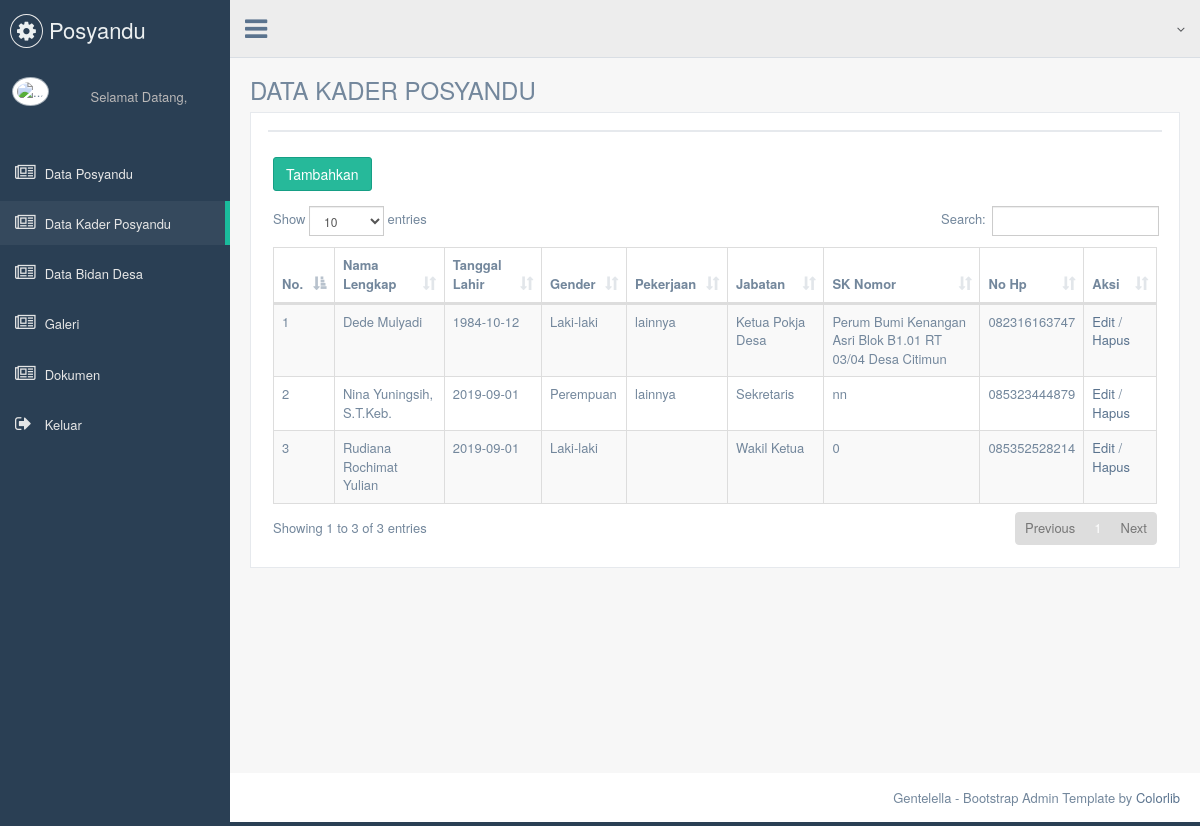
/pokjanal/tampil_kader.php, run on the app's committed database.
### tables this page shows
CREATE TABLE `data_kader` (
  `id_kader` int(11) NOT NULL,
  `id_posyandu` int(11) NOT NULL,
  `nama_kader` varchar(50) NOT NULL,
  `nik_kader` int(16) NOT NULL,
  `tmp_lahirkd` text NOT NULL,
  `tgl_lahirkd` date NOT NULL,
  `jk_kader` varchar(2) NOT NULL,
  `goldar_kader` varchar(2) NOT NULL,
  `agama_kader` text NOT NULL,
  `pendidikan_kader` text NOT NULL,
  `pekerjaan_kader` text NOT NULL,
  `alamat_kader` text NOT NULL,
  `sk_nokd` varchar(30) NOT NULL,
  `jabatan_kader` varchar(50) NOT NULL,
  `hp_kader` varchar(20) NOT NULL
);

### pokjanal/tampil_kader.php (the view, shortened to what this page needs)
<!DOCTYPE html>
<html lang="en">
  <head>
    <link href="vendors/bootstrap/dist/css/bootstrap.min.css" rel="stylesheet">
    <link href="vendors/font-awesome/css/font-awesome.min.css" rel="stylesheet">
    <link href="vendors/nprogress/nprogress.css" rel="stylesheet">
    <link href="vendors/iCheck/skins/flat/green.css" rel="stylesheet">
    <link href="vendors/malihu-custom-scrollbar-plugin/jquery.mCustomScrollbar.min.css" rel="stylesheet"/>
    <link href="vendors/datatables.net-bs/css/dataTables.bootstrap.min.css" rel="stylesheet">
    <link href="vendors/datatables.net-buttons-bs/css/buttons.bootstrap.min.css" rel="stylesheet">
    <link href="vendors/datatables.net-fixedheader-bs/css/fixedHeader.bootstrap.min.css" rel="stylesheet">
    <link href="vendors/datatables.net-responsive-bs/css/responsive.bootstrap.min.css" rel="stylesheet">
    <link href="vendors/datatables.net-scroller-bs/css/scroller.bootstrap.min.css" rel="stylesheet">
    <link href="build/css/custom.min.css" rel="stylesheet">
  </head>
<?php
include "header.php";
?>
<div class="right_col" role="main">
  <div class="">
    <div class="page-title">
      <div class="title_left">
        <h3>DATA KADER POSYANDU</h3>
      </div>
    </div>
    <div class="clearfix"></div>
    <div class="row">
      <div class="col-md-12 col-sm-12 col-xs-12">
        <div class="x_panel">
          <div class="x_title">
          </div>
        <div class="x_content">
            <h3><a href="tambah_kader.php" class="btn btn-success">Tambahkan</a></h3>
                    <table id="datatable-responsive" class="table table-striped table-bordered dt-responsive" cellspacing="0" width="100%">
                      <thead>
                        <tr align="center">
                          <th>No.</th>
                          <th>Nama Lengkap</th>
                          <th>Tanggal Lahir</th>
                          <th>Gender</th>
                          <th>Pekerjaan</th>
                          <th>Jabatan</th>
                          <th>SK Nomor</th>
                          <th>No Hp</th>
                          <th>Aksi</th>
                        </tr>
                      </thead>
                      <tbody>
                        <?php
              require __DIR__ .'/koneksi.php';
              $sql = "SELECT * FROM data_kader order by nama_kader asc";
              $result = $connect->query($sql);
              if ($result->num_rows != 0) {
                $no = 1;
                while($row = $result->fetch_assoc()) {
                  echo '<tr>';
                  echo'<td>'.$no.'</td>';
                  echo'<td>'.$row['nama_kader'].'</td>';
                  echo'<td>'.$row['tgl_lahirkd'].'</td>';
                  if($row['jk_kader']==='p'){
                    echo'<td>Perempuan</td>';
                  }
                  else{
                    echo'<td>Laki-laki</td>';
                  }
                  echo'<td>'.$row['pekerjaan_kader'].'</td>';
                   echo'<td>'.$row['jabatan_kader'].'</td>';
                   echo'<td>'.$row['alamat_kader'].'</td>';
                  echo'<td>'.$row['hp_kader'].'</td>';
                  echo '<td><a href="edit_kader.php?id='.$row['id_kader']. '">Edit</a> /
                        <a href="hapus_kader.php?id='.$row['id_kader']. '" onclick="return confirm(\'Anda Yakin Ingin Menghapus Data?\')">Hapus</a></td>';
                  echo '</tr>';
                  $no++;
                }
              } else {
                echo "Rows belum ada data";
              }
            ?>
                      </tbody>
                    </table>
        </div>
        </div>
      </div>
    </div>
  </div>
</div>
<footer>
  <div class="pull-right">
    Gentelella - Bootstrap Admin Template by <a href="https://colorlib.com">Colorlib</a>
  </div>
  <div class="clearfix"></div>
</footer>
      </div>
    </div>
  </body>
</html>

### pokjanal/header.php (shortened to what this page needs)
<!DOCTYPE html>
<html lang="en">
  <head>
    <link href="vendors/bootstrap/dist/css/bootstrap.min.css" rel="stylesheet">
    <link href="vendors/font-awesome/css/font-awesome.min.css" rel="stylesheet">
    <link href="vendors/nprogress/nprogress.css" rel="stylesheet">
    <link href="vendors/iCheck/skins/flat/green.css" rel="stylesheet">
    <link href="vendors/malihu-custom-scrollbar-plugin/jquery.mCustomScrollbar.min.css" rel="stylesheet"/>
    <link href="vendors/datatables.net-bs/css/dataTables.bootstrap.min.css" rel="stylesheet">
    <link href="vendors/datatables.net-buttons-bs/css/buttons.bootstrap.min.css" rel="stylesheet">
    <link href="vendors/datatables.net-fixedheader-bs/css/fixedHeader.bootstrap.min.css" rel="stylesheet">
    <link href="vendors/datatables.net-responsive-bs/css/responsive.bootstrap.min.css" rel="stylesheet">
    <link href="vendors/datatables.net-scroller-bs/css/scroller.bootstrap.min.css" rel="stylesheet">
    <link href="build/css/custom.min.css" rel="stylesheet">
  </head>
  <body class="nav-md">
    <div class="container body">
      <div class="main_container">
        <div class="col-md-3 left_col menu_fixed">
          <div class="left_col scroll-view">
            <div class="navbar nav_title" style="border: 0;">
              <a href="index.php" class="site_title"><i class="fa fa-cog"></i> <span>Posyandu Permata Hati 3</span></a>
            </div>
            <div class="profile clearfix">
              <div class="profile_pic">
                <img src="asset/images/logo.jpg" alt="..." class="img-circle profile_img" height="70px" width="90px">
              </div>
              <div class="profile_info">
                <span>Selamat Datang,</span>
              </div>
            </div>
            <br />
             <div id="sidebar-menu" class="main_menu_side hidden-print main_menu">
              <div class="menu_section">
                <ul class="nav side-menu">
                   <li>
                     <a href="tampil_posyandu.php"><i class="fa fa-newspaper-o"></i> Data Posyandu <span class="fa fa-chevron"></span></a>
                  </li>
                   <li>
                     <a href="tampil_kader.php"><i class="fa fa-newspaper-o"></i> Data Kader Posyandu <span class="fa fa-chevron"></span></a>
                  </li>
                   <li>
                     <a href="tampil_bidan.php"><i class="fa fa-newspaper-o"></i> Data Bidan Desa <span class="fa fa-chevron"></span></a>
                  </li>
                  <li>
                     <a href="tampil_galeri.php"><i class="fa fa-newspaper-o"></i> Galeri <span class="fa fa-chevron"></span></a>
                  </li>
                   <li>
                     <a href="tampil_dok.php"><i class="fa fa-newspaper-o"></i> Dokumen <span class="fa fa-chevron"></span></a>
                  </li>
                  <li>
                      <a href="logout.php"><i class="fa fa-sign-out"></i> Keluar <span class="fa fa-chevron"></span></a>
                  </li>
                </ul>
              </div>
            </div>
          </div>
        </div>
        <div class="top_nav">
          <div class="nav_menu">
            <nav>
              <div class="nav toggle">
                <a id="menu_toggle"><i class="fa fa-bars"></i></a>
              </div>
              <ul class="nav navbar-nav navbar-right">
                <li class="">
                  <a href="javascript:;" class="user-profile dropdown-toggle" data-toggle="dropdown" aria-expanded="false">
                    <span class=" fa fa-angle-down"></span>
                  </a>
                </li>
              </ul>
            </nav>
          </div>
        </div>

### data on the page
data_kader: nama_kader "Dede Mulyadi", tgl_lahirkd "1984-10-12", jk_kader "Laki-laki", pekerjaan_kader "lainnya", jabatan_kader "Ketua Pokja Desa", alamat_kader "Perum Bumi Kenangan Asri Blok B1.01 RT 03/04 Desa Citimun", hp_kader "082316163747"
data_kader: nama_kader "Nina Yuningsih, S.T.Keb.", tgl_lahirkd "2019-09-01", jk_kader "Perempuan", pekerjaan_kader "lainnya", jabatan_kader "Sekretaris", alamat_kader "nn", hp_kader "085323444879"
data_kader: nama_kader "Rudiana Rochimat Yulian", tgl_lahirkd "2019-09-01", jk_kader "Laki-laki", jabatan_kader "Wakil Ketua", alamat_kader "0", hp_kader "085352528214"
